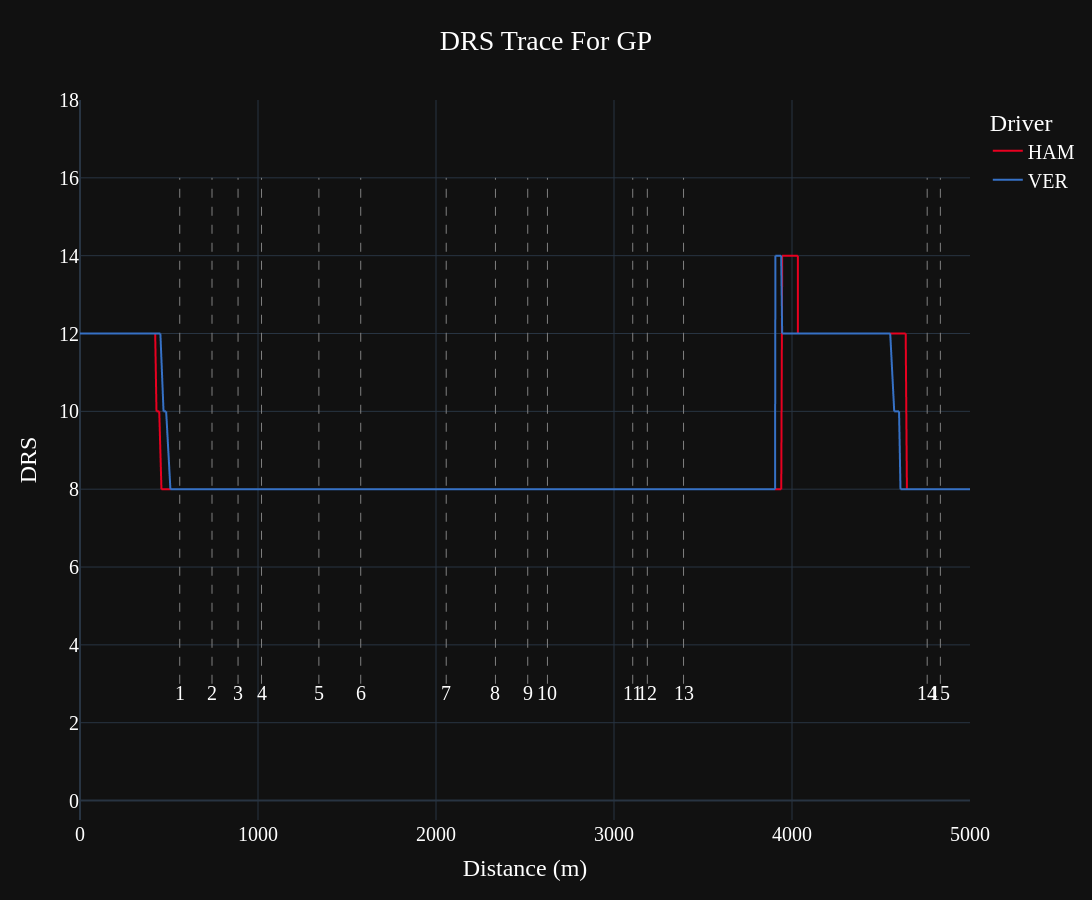

Write notebook code for a chart like this one.
### Code cell
fig_drs=px.line(data_frame=track2[(track2['Driver'].isin(['HAM','VER'])&(track2['LapRank']==1.0))], x="Dist_Diff_Sum", y="DRS",
           color="Driver", hover_name="Driver",
           height=900, width=1500,
           template="plotly_dark",
           title="DRS Trace For GP",
           color_discrete_map={
                 "VER": "#3671C6",
                 "LAW": "#3671C6",
                 "LEC": "#E80020",
                 "HAM": "#E80020",
                 "NOR": "#FF8000",
                 "PIA": "#FF8000",
                 "RUS": "#27F4D2",
                 "ANT": "#27F4D2",
                 "GAS": "#0093CC",
                 "DOO": "#0093CC",
                 "ALO": "#229971",
                 "STR": "#229971",
                 "SAI": "#64C4FF",
                 "ALB": "#64C4FF",
                 "HUL": "#52e252",
                 "BOR": "#52e252",
                 "TSU": "#6692FF",
                 "HAD": "#6692FF",
                 "OCO": "#B6BABD",
                 "BEA": "#B6BABD"
          }
          )

fig_drs.update_layout(
    xaxis_title="Distance (m)",
    yaxis_title="DRS",
)

v_min = track2['DRS'].min()
v_max = track2['DRS'].max()
corner_distance=circuit_info.corners['Distance']

for k in corner_distance:
  fig_drs.add_shape(type='line',
                yref="y",
                xref="x",
                x0=k,
                y0=v_min-5,
                x1=k,
                y1=v_max+2,
                line_width=1,
                line_dash="dash",
                line_color="grey")
fig_drs.update_xaxes(range=[0, 5000])
fig_drs.update_yaxes(range=[-0.5, 18])

for _, corner in circuit_info.corners.iterrows():
    txt = f"{corner['Number']}{corner['Letter']}"
    fig_drs.add_annotation(x=corner['Distance'], y=v_min-5.5, text=txt, showarrow=False, yshift=10)
fig_drs.update_layout(
   title_x=0.5,
   hoverlabel=dict(
        bgcolor="white",
        font_size=16,
        font_family="PT Sans Narrow"
    ),
    yaxis = dict(tickfont = dict(size=20)),
    xaxis = dict(tickfont = dict(size=20)),
    font=dict(
        family="PT Sans Narrow",
        size=18,
        color="White"
    ),
    title_font_family="PT Sans Narrow"
#  "Arial", "Balto", "Courier New", "Droid Sans", "Droid Serif", "Droid Sans Mono", "Gravitas One", "Old Standard TT", "Open Sans", "Overpass", "PT Sans Narrow", "Raleway", "Times New Roman"
)
fig_drs.show()

### Figure 1 — Plotly figure (JSON) as saved in the notebook; plotly's stock layout.template omitted (floating-point values rounded to 4 significant figures; data arrays with more than 128 entries replaced by an {"elided": "..."} marker saying what was removed)
{"data": [{"hovertemplate": "<b>%{hovertext}</b><br><br>Driver=HAM<br>Dist_Diff_Sum=%{x}<br>DRS=%{y}<extra></extra>", "hovertext": {"elided": "690 str values"}, "legendgroup": "HAM", "line": {"color": "#E80020", "dash": "solid"}, "marker": {"symbol": "circle"}, "mode": "lines", "name": "HAM", "showlegend": true, "type": "scattergl", "x": {"elided": "690 float values"}, "xaxis": "x", "y": {"elided": "690 int values"}, "yaxis": "y"}, {"hovertemplate": "<b>%{hovertext}</b><br><br>Driver=VER<br>Dist_Diff_Sum=%{x}<br>DRS=%{y}<extra></extra>", "hovertext": {"elided": "671 str values"}, "legendgroup": "VER", "line": {"color": "#3671C6", "dash": "solid"}, "marker": {"symbol": "circle"}, "mode": "lines", "name": "VER", "showlegend": true, "type": "scattergl", "x": {"elided": "671 float values"}, "xaxis": "x", "y": {"elided": "671 int values"}, "yaxis": "y"}], "layout": {"annotations": [{"showarrow": false, "text": "1", "x": 560.3, "y": 2.5, "yshift": 10}, {"showarrow": false, "text": "2", "x": 741.6, "y": 2.5, "yshift": 10}, {"showarrow": false, "text": "3", "x": 888.0, "y": 2.5, "yshift": 10}, {"showarrow": false, "text": "4", "x": 1020.0, "y": 2.5, "yshift": 10}, {"showarrow": false, "text": "5", "x": 1342.0, "y": 2.5, "yshift": 10}, {"showarrow": false, "text": "6", "x": 1577.0, "y": 2.5, "yshift": 10}, {"showarrow": false, "text": "7", "x": 2057.0, "y": 2.5, "yshift": 10}, {"showarrow": false, "text": "8", "x": 2334.0, "y": 2.5, "yshift": 10}, {"showarrow": false, "text": "9", "x": 2515.0, "y": 2.5, "yshift": 10}, {"showarrow": false, "text": "10", "x": 2626.0, "y": 2.5, "yshift": 10}, {"showarrow": false, "text": "11", "x": 3105.0, "y": 2.5, "yshift": 10}, {"showarrow": false, "text": "12", "x": 3187.0, "y": 2.5, "yshift": 10}, {"showarrow": false, "text": "13", "x": 3391.0, "y": 2.5, "yshift": 10}, {"showarrow": false, "text": "14", "x": 4759.0, "y": 2.5, "yshift": 10}, {"showarrow": false, "text": "15", "x": 4834.0, "y": 2.5, "yshift": 10}, {"showarrow": false, "text": "16", "x": 5128.0, "y": 2.5, "yshift": 10}], "font": {"color": "White", "family": "PT Sans Narrow", "size": 20}, "height": 900, "hoverlabel": {"bgcolor": "white", "font": {"family": "PT Sans Narrow", "size": 16}}, "legend": {"title": {"text": "Driver"}, "tracegroupgap": 0}, "shapes": [{"line": {"color": "grey", "dash": "dash", "width": 1}, "type": "line", "x0": 560.3, "x1": 560.3, "xref": "x", "y0": 3, "y1": 16, "yref": "y"}, {"line": {"color": "grey", "dash": "dash", "width": 1}, "type": "line", "x0": 741.6, "x1": 741.6, "xref": "x", "y0": 3, "y1": 16, "yref": "y"}, {"line": {"color": "grey", "dash": "dash", "width": 1}, "type": "line", "x0": 888.0, "x1": 888.0, "xref": "x", "y0": 3, "y1": 16, "yref": "y"}, {"line": {"color": "grey", "dash": "dash", "width": 1}, "type": "line", "x0": 1020.0, "x1": 1020.0, "xref": "x", "y0": 3, "y1": 16, "yref": "y"}, {"line": {"color": "grey", "dash": "dash", "width": 1}, "type": "line", "x0": 1342.0, "x1": 1342.0, "xref": "x", "y0": 3, "y1": 16, "yref": "y"}, {"line": {"color": "grey", "dash": "dash", "width": 1}, "type": "line", "x0": 1577.0, "x1": 1577.0, "xref": "x", "y0": 3, "y1": 16, "yref": "y"}, {"line": {"color": "grey", "dash": "dash", "width": 1}, "type": "line", "x0": 2057.0, "x1": 2057.0, "xref": "x", "y0": 3, "y1": 16, "yref": "y"}, {"line": {"color": "grey", "dash": "dash", "width": 1}, "type": "line", "x0": 2334.0, "x1": 2334.0, "xref": "x", "y0": 3, "y1": 16, "yref": "y"}, {"line": {"color": "grey", "dash": "dash", "width": 1}, "type": "line", "x0": 2515.0, "x1": 2515.0, "xref": "x", "y0": 3, "y1": 16, "yref": "y"}, {"line": {"color": "grey", "dash": "dash", "width": 1}, "type": "line", "x0": 2626.0, "x1": 2626.0, "xref": "x", "y0": 3, "y1": 16, "yref": "y"}, {"line": {"color": "grey", "dash": "dash", "width": 1}, "type": "line", "x0": 3105.0, "x1": 3105.0, "xref": "x", "y0": 3, "y1": 16, "yref": "y"}, {"line": {"color": "grey", "dash": "dash", "width": 1}, "type": "line", "x0": 3187.0, "x1": 3187.0, "xref": "x", "y0": 3, "y1": 16, "yref": "y"}, {"line": {"color": "grey", "dash": "dash", "width": 1}, "type": "line", "x0": 3391.0, "x1": 3391.0, "xref": "x", "y0": 3, "y1": 16, "yref": "y"}, {"line": {"color": "grey", "dash": "dash", "width": 1}, "type": "line", "x0": 4759.0, "x1": 4759.0, "xref": "x", "y0": 3, "y1": 16, "yref": "y"}, {"line": {"color": "grey", "dash": "dash", "width": 1}, "type": "line", "x0": 4834.0, "x1": 4834.0, "xref": "x", "y0": 3, "y1": 16, "yref": "y"}, {"line": {"color": "grey", "dash": "dash", "width": 1}, "type": "line", "x0": 5128.0, "x1": 5128.0, "xref": "x", "y0": 3, "y1": 16, "yref": "y"}], "title": {"font": {"family": "PT Sans Narrow"}, "text": "DRS Trace For GP", "x": 0.5}, "width": 1500, "xaxis": {"anchor": "y", "domain": [0, 1], "range": [0, 5000], "tickfont": {"size": 20}, "title": {"text": "Distance (m)"}}, "yaxis": {"anchor": "x", "domain": [0, 1], "range": [-0.5, 18], "tickfont": {"size": 20}, "title": {"text": "DRS"}}}}
